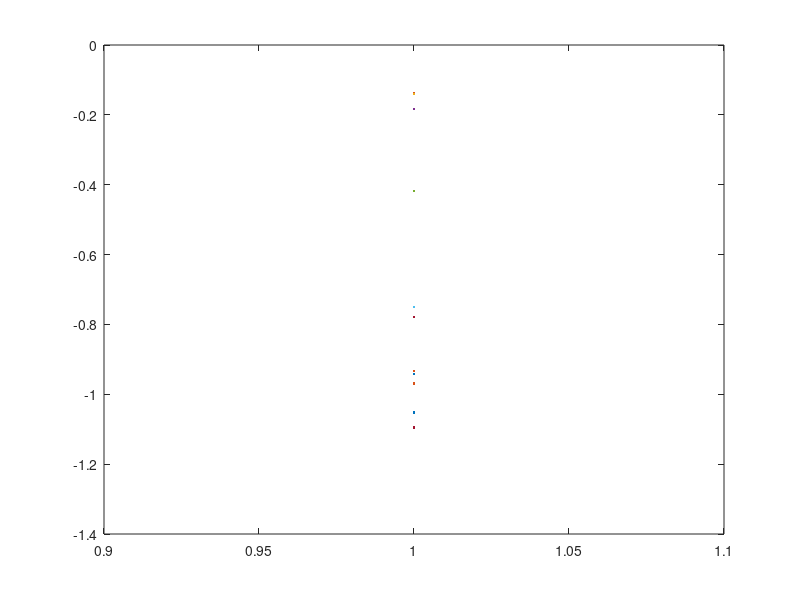

This chart was generated by the following MATLAB code: (Note: this script raises an error after producing the figure.)
global dcps;
T1=[ -0.13802, -0.13802, -0.13955, -0.18250, -0.41721, -0.75008, -0.77923, -0.94183, -1.09677, -1.09523, -1.09523, -1.09523, -1.09370, -1.09523, -1.05228, -0.96945, -0.93263, -0.93263, -0.93416, -0.93263, -0.93416, -0.93416, -0.93416];
T2=[ -2.08567, -2.08567, -2.08567, -2.08567, -2.08567, -2.08567, -2.08567, -2.08567, -2.08567, -2.08567, -2.08567, -2.08567, -2.08567, -2.08567, -2.08567, -2.08567, -2.08567, -2.08567, -2.08567, -2.08567, -2.08567, -2.08567, -2.08567];
T3=[1.46800, 1.46800, 1.46953, 1.49714, 1.59685, 1.82235, 1.93740, 1.97115, 1.96808, 1.95888, 1.99569, 2.02024, 2.02791, 1.91286, 1.14279, 0.73474, 0.49851, 0.29755, 0.26534, 0.26687, 0.26841, 0.33437, 0.47703];
T4=[ 0.29142, 0.29142, 0.29142, 0.28988, 0.24233, 0.19017, 0.20858, 0.20551, 0.24693, 0.21472, 0.21472, 0.44635, 0.65344, 0.90042, 1.02314, 0.99399, 0.94337, 0.77309, 0.69333, 0.69179, 0.69333, 0.69026, 0.69026];
% T1=T1';
% T2=T2';
% T3=T3';
% T4=T4';
plot(1:size(T1),T1)
name1='ATRN1LElbowRoll';
name2='ATRN1LElbowYaw';
name3='ATRN1LShoulderPitch';
name4='ATRN1LShoulderRoll';
learndmp_danilo(11,T1,name1);
learndmp_danilo(12,T2,name2);
learndmp_danilo(13,T3,name3);
learndmp_danilo(14,T4,name4);
